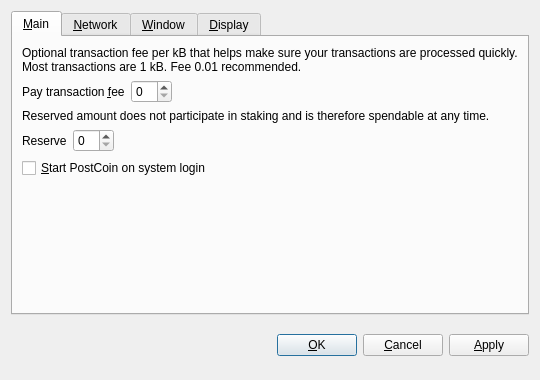
<?xml version="1.0" encoding="UTF-8"?>
<ui version="4.0">
 <class>OptionsDialog</class>
 <widget class="QDialog" name="OptionsDialog">
  <property name="geometry">
   <rect>
    <x>0</x>
    <y>0</y>
    <width>540</width>
    <height>380</height>
   </rect>
  </property>
  <property name="windowTitle">
   <string>Options</string>
  </property>
  <property name="modal">
   <bool>true</bool>
  </property>
  <layout class="QVBoxLayout" name="verticalLayout">
   <item>
    <widget class="QTabWidget" name="tabWidget">
     <property name="tabPosition">
      <enum>QTabWidget::North</enum>
     </property>
     <property name="currentIndex">
      <number>0</number>
     </property>
     <widget class="QWidget" name="tabMain">
      <attribute name="title">
       <string>&amp;Main</string>
      </attribute>
      <layout class="QVBoxLayout" name="verticalLayout_Main">
       <item>
        <widget class="QLabel" name="transactionFeeInfoLabel">
         <property name="text">
          <string>Optional transaction fee per kB that helps make sure your transactions are processed quickly. Most transactions are 1 kB. Fee 0.01 recommended.</string>
         </property>
         <property name="textFormat">
          <enum>Qt::PlainText</enum>
         </property>
         <property name="wordWrap">
          <bool>true</bool>
         </property>
        </widget>
       </item>
       <item>
        <layout class="QHBoxLayout" name="horizontalLayoutFee">
         <item>
          <widget class="QLabel" name="transactionFeeLabel">
           <property name="text">
            <string>Pay transaction &amp;fee</string>
           </property>
           <property name="textFormat">
            <enum>Qt::PlainText</enum>
           </property>
           <property name="buddy">
            <cstring>transactionFee</cstring>
           </property>
          </widget>
         </item>
         <item>
          <widget class="BitcoinAmountField" name="transactionFee"/>
         </item>
         <item>
          <spacer name="horizontalSpacerFee">
           <property name="orientation">
            <enum>Qt::Horizontal</enum>
           </property>
           <property name="sizeHint" stdset="0">
            <size>
             <width>40</width>
             <height>20</height>
            </size>
           </property>
          </spacer>
         </item>
        </layout>
       </item>
       <item>
        <widget class="QLabel" name="reserveBalanceInfoLabel">
         <property name="text">
          <string>Reserved amount does not participate in staking and is therefore spendable at any time.</string>
         </property>
         <property name="textFormat">
          <enum>Qt::PlainText</enum>
         </property>
         <property name="wordWrap">
          <bool>true</bool>
         </property>
        </widget>
       </item>
       <item>
        <layout class="QHBoxLayout" name="horizontalLayoutReserveBalance">
         <item>
          <widget class="QLabel" name="reserveBalanceLabel">
           <property name="text">
            <string>Reserve</string>
           </property>
           <property name="textFormat">
            <enum>Qt::PlainText</enum>
           </property>
           <property name="buddy">
            <cstring>reserveBalance</cstring>
           </property>
          </widget>
         </item>
         <item>
          <widget class="BitcoinAmountField" name="reserveBalance"/>
         </item>
         <item>
          <spacer name="horizontalSpacerReserveBalance">
           <property name="orientation">
            <enum>Qt::Horizontal</enum>
           </property>
           <property name="sizeHint" stdset="0">
            <size>
             <width>40</width>
             <height>20</height>
            </size>
           </property>
          </spacer>
         </item>
        </layout>
       </item>
       <item>
        <widget class="QCheckBox" name="bitcoinAtStartup">
         <property name="toolTip">
          <string>Automatically start PostCoin after logging in to the system.</string>
         </property>
         <property name="text">
          <string>&amp;Start PostCoin on system login</string>
         </property>
        </widget>
       </item>
       <item>
        <spacer name="verticalSpacer_Main">
         <property name="orientation">
          <enum>Qt::Vertical</enum>
         </property>
         <property name="sizeHint" stdset="0">
          <size>
           <width>20</width>
           <height>40</height>
          </size>
         </property>
        </spacer>
       </item>
      </layout>
     </widget>
     <widget class="QWidget" name="tabNetwork">
      <attribute name="title">
       <string>&amp;Network</string>
      </attribute>
      <layout class="QVBoxLayout" name="verticalLayout_Network">
       <item>
        <widget class="QCheckBox" name="mapPortUpnp">
         <property name="toolTip">
          <string>Automatically open the PostCoin client port on the router. This only works when your router supports UPnP and it is enabled.</string>
         </property>
         <property name="text">
          <string>Map port using &amp;UPnP</string>
         </property>
        </widget>
       </item>
       <item>
        <widget class="QCheckBox" name="connectSocks">
         <property name="toolTip">
          <string>Connect to the PostCoin network through a SOCKS proxy (e.g. when connecting through Tor).</string>
         </property>
         <property name="text">
          <string>&amp;Connect through SOCKS proxy:</string>
         </property>
        </widget>
       </item>
       <item>
        <layout class="QHBoxLayout" name="horizontalLayout_Network">
         <item>
          <widget class="QLabel" name="proxyIpLabel">
           <property name="text">
            <string>Proxy &amp;IP:</string>
           </property>
           <property name="textFormat">
            <enum>Qt::PlainText</enum>
           </property>
           <property name="buddy">
            <cstring>proxyIp</cstring>
           </property>
          </widget>
         </item>
         <item>
          <widget class="QValidatedLineEdit" name="proxyIp">
           <property name="maximumSize">
            <size>
             <width>140</width>
             <height>16777215</height>
            </size>
           </property>
           <property name="toolTip">
            <string>IP address of the proxy (e.g. 127.0.0.1)</string>
           </property>
          </widget>
         </item>
         <item>
          <widget class="QLabel" name="proxyPortLabel">
           <property name="text">
            <string>&amp;Port:</string>
           </property>
           <property name="textFormat">
            <enum>Qt::PlainText</enum>
           </property>
           <property name="buddy">
            <cstring>proxyPort</cstring>
           </property>
          </widget>
         </item>
         <item>
          <widget class="QLineEdit" name="proxyPort">
           <property name="maximumSize">
            <size>
             <width>55</width>
             <height>16777215</height>
            </size>
           </property>
           <property name="toolTip">
            <string>Port of the proxy (e.g. 9050)</string>
           </property>
          </widget>
         </item>
         <item>
          <widget class="QLabel" name="socksVersionLabel">
           <property name="text">
            <string>SOCKS &amp;Version:</string>
           </property>
           <property name="textFormat">
            <enum>Qt::PlainText</enum>
           </property>
           <property name="buddy">
            <cstring>socksVersion</cstring>
           </property>
          </widget>
         </item>
         <item>
          <widget class="QValueComboBox" name="socksVersion">
           <property name="toolTip">
            <string>SOCKS version of the proxy (e.g. 5)</string>
           </property>
          </widget>
         </item>
         <item>
          <spacer name="horizontalSpacer_Network">
           <property name="orientation">
            <enum>Qt::Horizontal</enum>
           </property>
           <property name="sizeHint" stdset="0">
            <size>
             <width>40</width>
             <height>20</height>
            </size>
           </property>
          </spacer>
         </item>
        </layout>
       </item>
       <item>
        <spacer name="verticalSpacer_Network">
         <property name="orientation">
          <enum>Qt::Vertical</enum>
         </property>
         <property name="sizeHint" stdset="0">
          <size>
           <width>20</width>
           <height>40</height>
          </size>
         </property>
        </spacer>
       </item>
      </layout>
     </widget>
     <widget class="QWidget" name="tabWindow">
      <attribute name="title">
       <string>&amp;Window</string>
      </attribute>
      <layout class="QVBoxLayout" name="verticalLayout_Window">
       <item>
        <widget class="QCheckBox" name="minimizeToTray">
         <property name="toolTip">
          <string>Show only a tray icon after minimizing the window.</string>
         </property>
         <property name="text">
          <string>&amp;Minimize to the tray instead of the taskbar</string>
         </property>
        </widget>
       </item>
       <item>
        <widget class="QCheckBox" name="minimizeOnClose">
         <property name="toolTip">
          <string>Minimize instead of exit the application when the window is closed. When this option is enabled, the application will be closed only after selecting Quit in the menu.</string>
         </property>
         <property name="text">
          <string>M&amp;inimize on close</string>
         </property>
        </widget>
       </item>
       <item>
        <spacer name="verticalSpacer_Window">
         <property name="orientation">
          <enum>Qt::Vertical</enum>
         </property>
         <property name="sizeHint" stdset="0">
          <size>
           <width>20</width>
           <height>40</height>
          </size>
         </property>
        </spacer>
       </item>
      </layout>
     </widget>
     <widget class="QWidget" name="tabDisplay">
      <attribute name="title">
       <string>&amp;Display</string>
      </attribute>
      <layout class="QVBoxLayout" name="verticalLayout_Display">
       <item>
        <layout class="QHBoxLayout" name="horizontalLayout_1_Display">
         <item>
          <widget class="QLabel" name="langLabel">
           <property name="text">
            <string>User Interface &amp;language:</string>
           </property>
           <property name="textFormat">
            <enum>Qt::PlainText</enum>
           </property>
           <property name="buddy">
            <cstring>lang</cstring>
           </property>
          </widget>
         </item>
         <item>
          <widget class="QValueComboBox" name="lang">
           <property name="toolTip">
            <string>The user interface language can be set here. This setting will take effect after restarting PostCoin.</string>
           </property>
          </widget>
         </item>
        </layout>
       </item>
       <item>
        <layout class="QHBoxLayout" name="horizontalLayout_2_Display">
         <item>
          <widget class="QLabel" name="unitLabel">
           <property name="text">
            <string>&amp;Unit to show amounts in:</string>
           </property>
           <property name="textFormat">
            <enum>Qt::PlainText</enum>
           </property>
           <property name="buddy">
            <cstring>unit</cstring>
           </property>
          </widget>
         </item>
         <item>
          <widget class="QValueComboBox" name="unit">
           <property name="toolTip">
            <string>Choose the default subdivision unit to show in the interface and when sending coins.</string>
           </property>
          </widget>
         </item>
        </layout>
       </item>
       <item>
        <widget class="QCheckBox" name="displayAddresses">
         <property name="toolTip">
          <string>Whether to show PostCoin addresses in the transaction list or not.</string>
         </property>
         <property name="text">
          <string>&amp;Display addresses in transaction list</string>
         </property>
        </widget>
       </item>
       <item>
        <widget class="QCheckBox" name="coinControlFeatures">
         <property name="toolTip">
          <string>Whether to show coin control features or not.</string>
         </property>
         <property name="text">
          <string>Display coin &amp;control features (experts only!)</string>
         </property>
        </widget>
       </item>
       <item>
        <spacer name="verticalSpacer_Display">
         <property name="orientation">
          <enum>Qt::Vertical</enum>
         </property>
         <property name="sizeHint" stdset="0">
          <size>
           <width>20</width>
           <height>40</height>
          </size>
         </property>
        </spacer>
       </item>
      </layout>
     </widget>
    </widget>
   </item>
   <item>
    <layout class="QHBoxLayout" name="horizontalLayout_Buttons">
     <item>
      <spacer name="horizontalSpacer_1">
       <property name="orientation">
        <enum>Qt::Horizontal</enum>
       </property>
       <property name="sizeHint" stdset="0">
        <size>
         <width>40</width>
         <height>48</height>
        </size>
       </property>
      </spacer>
     </item>
     <item>
      <widget class="QLabel" name="statusLabel">
       <property name="font">
        <font>
         <weight>75</weight>
         <bold>true</bold>
        </font>
       </property>
       <property name="text">
        <string/>
       </property>
       <property name="textFormat">
        <enum>Qt::PlainText</enum>
       </property>
       <property name="wordWrap">
        <bool>true</bool>
       </property>
      </widget>
     </item>
     <item>
      <spacer name="horizontalSpacer_2">
       <property name="orientation">
        <enum>Qt::Horizontal</enum>
       </property>
       <property name="sizeHint" stdset="0">
        <size>
         <width>40</width>
         <height>48</height>
        </size>
       </property>
      </spacer>
     </item>
     <item>
      <widget class="QPushButton" name="okButton">
       <property name="text">
        <string>&amp;OK</string>
       </property>
      </widget>
     </item>
     <item>
      <widget class="QPushButton" name="cancelButton">
       <property name="text">
        <string>&amp;Cancel</string>
       </property>
       <property name="autoDefault">
        <bool>false</bool>
       </property>
      </widget>
     </item>
     <item>
      <widget class="QPushButton" name="applyButton">
       <property name="text">
        <string>&amp;Apply</string>
       </property>
       <property name="autoDefault">
        <bool>false</bool>
       </property>
      </widget>
     </item>
    </layout>
   </item>
  </layout>
 </widget>
 <customwidgets>
  <customwidget>
   <class>BitcoinAmountField</class>
   <extends>QSpinBox</extends>
   <header>bitcoinamountfield.h</header>
  </customwidget>
  <customwidget>
   <class>QValueComboBox</class>
   <extends>QComboBox</extends>
   <header>qvaluecombobox.h</header>
  </customwidget>
  <customwidget>
   <class>QValidatedLineEdit</class>
   <extends>QLineEdit</extends>
   <header>qvalidatedlineedit.h</header>
  </customwidget>
 </customwidgets>
 <resources/>
 <connections/>
</ui>
